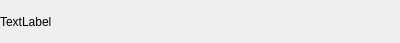
<?xml version="1.0" encoding="UTF-8"?>
<ui version="4.0">
 <class>FriendLabel</class>
 <widget class="QWidget" name="FriendLabel">
  <property name="geometry">
   <rect>
    <x>0</x>
    <y>0</y>
    <width>400</width>
    <height>43</height>
   </rect>
  </property>
  <property name="minimumSize">
   <size>
    <width>0</width>
    <height>43</height>
   </size>
  </property>
  <property name="maximumSize">
   <size>
    <width>16777215</width>
    <height>43</height>
   </size>
  </property>
  <property name="windowTitle">
   <string>Form</string>
  </property>
  <property name="styleSheet">
   <string notr="true">#friendLabel{
	background: #daf6e7;
     color: #48bf56;
     border-radius:10px;
}</string>
  </property>
  <layout class="QHBoxLayout" name="horizontalLayout">
   <property name="spacing">
    <number>0</number>
   </property>
   <property name="leftMargin">
    <number>0</number>
   </property>
   <property name="topMargin">
    <number>0</number>
   </property>
   <property name="rightMargin">
    <number>0</number>
   </property>
   <property name="bottomMargin">
    <number>0</number>
   </property>
   <item>
    <widget class="QLabel" name="tip_lb">
     <property name="text">
      <string>TextLabel</string>
     </property>
    </widget>
   </item>
   <item>
    <widget class="QWidget" name="close_wid" native="true">
     <property name="minimumSize">
      <size>
       <width>25</width>
       <height>25</height>
      </size>
     </property>
     <property name="maximumSize">
      <size>
       <width>25</width>
       <height>25</height>
      </size>
     </property>
     <layout class="QHBoxLayout" name="horizontalLayout_2">
      <property name="spacing">
       <number>0</number>
      </property>
      <property name="leftMargin">
       <number>0</number>
      </property>
      <property name="topMargin">
       <number>0</number>
      </property>
      <property name="rightMargin">
       <number>0</number>
      </property>
      <property name="bottomMargin">
       <number>0</number>
      </property>
      <item>
       <widget class="ClickedLabel" name="close_lb">
        <property name="minimumSize">
         <size>
          <width>15</width>
          <height>15</height>
         </size>
        </property>
        <property name="maximumSize">
         <size>
          <width>15</width>
          <height>15</height>
         </size>
        </property>
        <property name="styleSheet">
         <string notr="true">border-image:url(:/res/tipclose.png);</string>
        </property>
        <property name="text">
         <string/>
        </property>
       </widget>
      </item>
     </layout>
    </widget>
   </item>
  </layout>
 </widget>
 <customwidgets>
  <customwidget>
   <class>ClickedLabel</class>
   <extends>QLabel</extends>
   <header location="global">clickedlabel.h</header>
  </customwidget>
 </customwidgets>
 <resources/>
 <connections/>
</ui>
